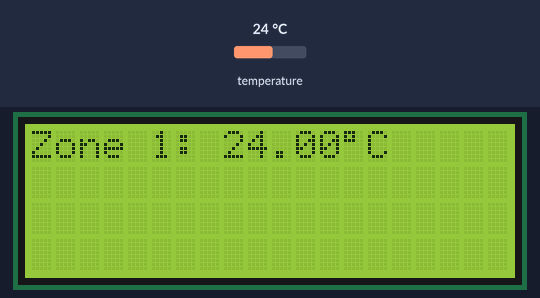
Bench run of a sketch on a simulated Arduino Uno, built with avr-gcc and run on an emulated ATmega328P. Parts: 20×4 character LCD. Inputs (shaded band) come from the test bench; at power-on: temperature 24 °C. What the sketch prints to the serial monitor is not drawn.

Above: at 2.5 s.
2.6 s: temperature set to 12 °C
At 4.3 s:
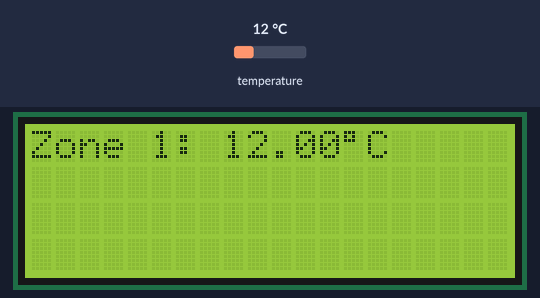
5.2 s: temperature set to 19 °C
7.3 s: temperature set to 28 °C
At 10.2 s:
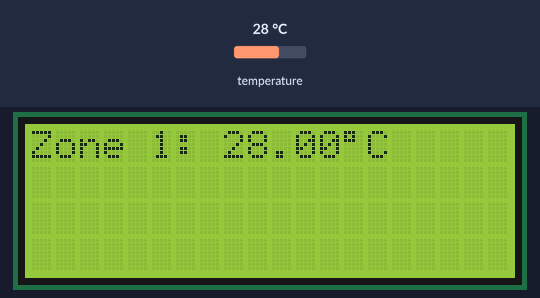
Timing chart, 0 to 11.7 s (numbered marks = the images above; inputs shaded):
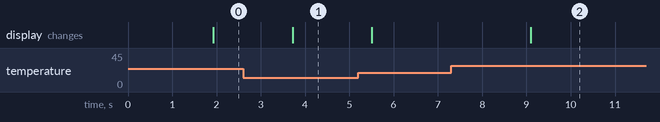

Measured:
- after the input at 2.6 s, the display: changes after 1.1 s (image 1)
- after the input at 7.3 s, the display: changes after 1.8 s (image 2)

The sketch:

Ds18b20_code.ino
```cpp
//#include <LiquidCrystal.h>
//const int rs = 23, en = 25, d4 = 27, d5 = 29, d6 = 31, d7 = 33;
//LiquidCrystal lcd(rs, en, d4, d5, d6, d7);
#include <LiquidCrystal_I2C.h>
#include <OneWire.h>
#include <DallasTemperature.h>
#include <Wire.h>

#define ONE_WIRE_BUS A0 // Data wire is plugged into port 9 on the Arduino
#define precision 12 // OneWire precision Dallas Sensor
#define NUM_OF_SENSORS 9 //Number of connected sensors
int sen_number = 0; // Counter of Dallas sensors

OneWire oneWire(ONE_WIRE_BUS);
//OneWire  ds(2);  // on pin 10 (a 4.7K resistor is necessary)
DallasTemperature sensors(&oneWire); // Pass our oneWire reference to Dallas Temperature.
DeviceAddress T[NUM_OF_SENSORS]; // arrays to hold device addresses
float temp[NUM_OF_SENSORS];

LiquidCrystal_I2C lcd(0x27, 2, 1, 0, 4, 5, 6, 7, 3, POSITIVE);

void setup(void)
{
//  lcd.begin(20,4);
  lcd.begin(20, 4);
  lcd.backlight();//To Power ON the back light
  Serial.begin(9600); //Start serial port
  Serial.println("Dallas Temperature IC Control Library");
  // Start up the library
  sensors.begin();
  // locate devices on the bus
  Serial.print("Found: ");
  Serial.print(sensors.getDeviceCount(), DEC);
  delay(1000);
  Serial.println(" Devices.");
  // report parasite power requirements
  Serial.print("Parasite power is: ");
  if (sensors.isParasitePowerMode()) Serial.println("ON");
  else Serial.println("OFF");
  // Search for devices on the bus and assign based on an index.

  for(int i=0; i<sensors.getDeviceCount();i++)
  {
    if (!sensors.getAddress(T[i], i))
    {
      Serial.print("Not Found Sensor ");
      Serial.println(i+1);
    }
  }

  // show the addresses we found on the bus
  for (int k =0; k < sensors.getDeviceCount(); k++) {
    Serial.print("Sensor "); Serial.print(k+1);
    Serial.print(" Address: ");
    printAddress(T[k]); Serial.println();
  }
  // set the resolution to 12 bit per device
  for(int i=0;i<sensors.getDeviceCount();i++)
  {
    sensors.setResolution(T[i], precision);
  }
  for (int k =0; k < sensors.getDeviceCount(); k++) {
    Serial.print("Sensor "); Serial.print(k+1);
    Serial.print(" Resolution: ");
    Serial.print(sensors.getResolution(T[k]), DEC); Serial.println();
  }
}

// function to print a device address
void printAddress(DeviceAddress deviceAddress)
{
  for (uint8_t i = 0; i < 8; i++)
  {
    // zero pad the address if necessary
    if (deviceAddress[i] < 16) Serial.print("0");
    Serial.print(deviceAddress[i], HEX);
  }
}
// function to print the temperature for a device
void printTemperature(DeviceAddress deviceAddress)
{
  float tempC = sensors.getTempC(deviceAddress);
  Serial.print("Temp : ");
  Serial.print(tempC);
  Serial.print(" Celcius degres ");
}


void printData(DeviceAddress deviceAddress)
{
  Serial.print("Device Address: ");
  printAddress(deviceAddress);
  Serial.print(" ");
  printTemperature(deviceAddress);
  Serial.println();
}

void loop(void)
{
  // call sensors.requestTemperatures() to issue a global temperature request to all devices on the bus
  Serial.print("Reading DATA...");
  sensors.requestTemperatures();
  Serial.println("DONE");
  // print the device information
  for (int k =0; k < sensors.getDeviceCount(); k++) {
    Serial.print("Sensor "); Serial.print(k+1); Serial.print(" ");
    printData(T[k]);
  }

  for(int i = 0; i<sensors.getDeviceCount(); i++)
  {
    temp[i] = sensors.getTempC(T[i]);
    if(temp[i] != -127.00)
    {
      lcd.setCursor(0,i);
      lcd.print("Zone ");
      lcd.print(i+1);
//      lcd.setCursor(0,1);
      lcd.print(": ");
      lcd.print(temp[i]); lcd.write((char)223); lcd.print("C ");
//      delay(1200);
    }
    delay(1000);
  }
  }
// DS3231_Serial_Easy
// Copyright (C)2015 Rinky-Dink Electronics, Henning Karlsen. All right reserved
// web: http://www.RinkyDinkElectronics.com/
//
// A quick demo of how to use my DS3231-library to
// quickly send time and date information over a serial link
//
// To use the hardware I2C (TWI) interface of the Arduino you must connect
// the pins as follows:
//
// Arduino Uno/2009:
// ----------------------
// DS3231:  SDA pin   -> Arduino Analog 4 or the dedicated SDA pin
//          SCL pin   -> Arduino Analog 5 or the dedicated SCL pin
//
// Arduino Leonardo:
// ----------------------
// DS3231:  SDA pin   -> Arduino Digital 2 or the dedicated SDA pin
//          SCL pin   -> Arduino Digital 3 or the dedicated SCL pin
//
// Arduino Mega:
// ----------------------
// DS3231:  SDA pin   -> Arduino Digital 20 (SDA) or the dedicated SDA pin
//          SCL pin   -> Arduino Digital 21 (SCL) or the dedicated SCL pin
//
// Arduino Due:
// ----------------------
// DS3231:  SDA pin   -> Arduino Digital 20 (SDA) or the dedicated SDA1 (Digital 70) pin
//          SCL pin   -> Arduino Digital 21 (SCL) or the dedicated SCL1 (Digital 71) pin
//
// The internal pull-up resistors will be activated when using the
// hardware I2C interfaces.
//
// You can connect the DS3231 to any available pin but if you use any
// other than what is described above the library will fall back to
// a software-based, TWI-like protocol which will require exclusive access
// to the pins used, and you will also have to use appropriate, external
// pull-up resistors on the data and clock signals.


//#include <DS3231.h>
//
//// Init the DS3231 using the hardware interface
//DS3231  rtc(SDA, SCL);
//
//void setup()
//{
//  // Setup Serial connection
//  Serial.begin(9600);
//  // Uncomment the next line if you are using an Arduino Leonardo
//  //while (!Serial) {}
//  Serial.println("Hello");
//  // Initialize the rtc object
//  rtc.begin();
//
//  // The following lines can be uncommented to set the date and time
//  //rtc.setDOW(WEDNESDAY);     // Set Day-of-Week to SUNDAY
//  //rtc.setTime(12, 0, 0);     // Set the time to 12:00:00 (24hr format)
//  //rtc.setDate(1, 1, 2014);   // Set the date to January 1st, 2014
//}
//
//void loop()
//{
//  // Send Day-of-Week
//  Serial.print(rtc.getDOWStr());
//  Serial.print(" ");
//
//  // Send date
//  Serial.print(rtc.getDateStr());
//  Serial.print(" -- ");
//
//  // Send time
//  Serial.println(rtc.getTimeStr());
//
//  // Wait one second before repeating :)
//  delay (1000);
//}
```
